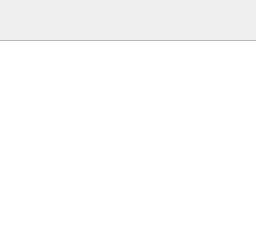
      <widget class="QFrame" name="frame_left">
       <property name="styleSheet">
        <string notr="true">QFrame#frame_left{
background:white;
border:1px solid #bbb8b6;
}</string>
       </property>
       <layout class="QVBoxLayout" name="verticalLayout" stretch="0,0,1">
        <property name="spacing">
         <number>0</number>
        </property>
        <property name="leftMargin">
         <number>0</number>
        </property>
        <property name="topMargin">
         <number>0</number>
        </property>
        <property name="rightMargin">
         <number>0</number>
        </property>
        <property name="bottomMargin">
         <number>0</number>
        </property>
        <item>
         <widget class="frontviewdialog_frame_list_item" name="frame_4">
          <property name="minimumSize">
           <size>
            <width>0</width>
            <height>40</height>
           </size>
          </property>
         </widget>
        </item>
        <item>
         <widget class="QLabel" name="label_3">
          <property name="minimumSize">
           <size>
            <width>0</width>
            <height>1</height>
           </size>
          </property>
          <property name="maximumSize">
           <size>
            <width>16777215</width>
            <height>1</height>
           </size>
          </property>
          <property name="styleSheet">
           <string notr="true">background:#bbb8b6;</string>
          </property>
          <property name="text">
           <string/>
          </property>
         </widget>
        </item>
        <item>
         <widget class="frontViewDialog_list" name="listWidget">
          <property name="focusPolicy">
           <enum>Qt::NoFocus</enum>
          </property>
          <property name="styleSheet">
           <string notr="true">QListWidget{
alternate-background-color: #f3f5f5;
}
QListWidget::item:selected {
    background:transparent;
}</string>
          </property>
          <property name="frameShape">
           <enum>QFrame::NoFrame</enum>
          </property>
          <property name="alternatingRowColors">
           <bool>true</bool>
          </property>
         </widget>
        </item>
       </layout>
      </widget>
